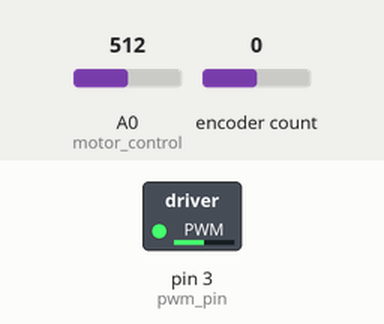
A program run on a simulated Teensy 4. Parts: switched loads named in the program (green lamp = pin HIGH). The test bench sets the inputs (shaded band); at power-on: encoder count 0, A0 (motor_control) = 512. Storage starts empty; what the program prints to the serial monitor is not drawn.

Above: at 1.2 s.
1.3 s: encoder count set to -1
At 1.6 s:
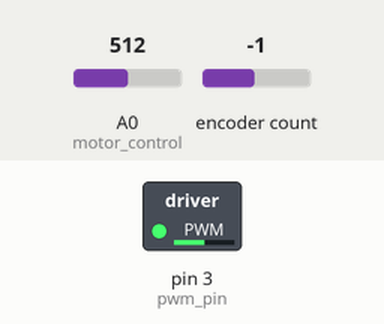
2.8 s: encoder count set to 3
At 3.2 s:
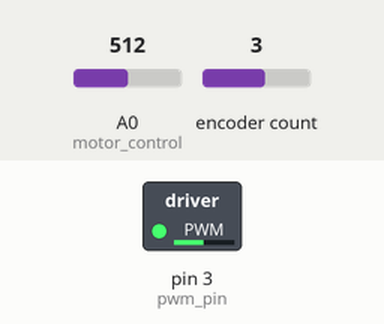
7.3 s: encoder count set to 4
At 8.7 s:
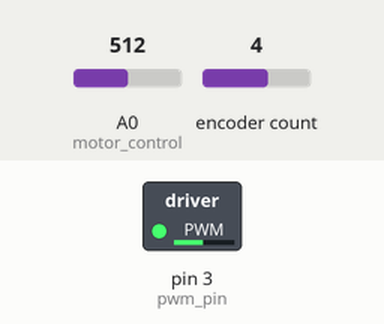
Timing chart, 0 to 9.8 s (numbered marks = the images above; inputs shaded):
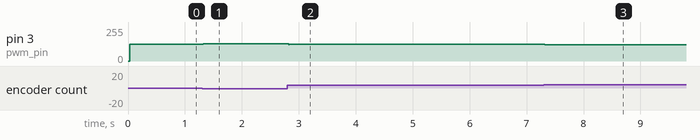

The program:

main.cpp
```cpp
#include <Arduino.h>
#include <Encoder.h>
#include <SD.h>
#include <SPI.h>

// Variables
File myFile;
int myVar1;
int myVar2;
int myVar3;
int myVar4;
int i = 0;
float a;
const int chipSelect = BUILTIN_SDCARD;
float current_timer;
float desired_pos;
float encoder_pulses;
float encoder_position;
float error_now;
float control_current;
float max_current = 3;
float duty_cycle;
boolean direction;
int direction_pin=1;
int pwm_pin=3;
float time1;
float previous_error_signal;
float previous_control_signal;
int ppr = 1273;
float pi =  3.14;
// float coeff1 = 0.8544;
// float coeff2 = 10.28;
// float coeff3 =  -9.845;
float coeff1 = 0.8544;
float coeff2 = 77.82;
float coeff3 =  -77.09;

int enable_pin=0;
float current_reading;

float x;


int counter = 1;
int counter2 = 1;
float modulation_signal;
float modified_frequency;
float modulation_frequency = 0.1;


// Create a union to easily convert float to byte
typedef union{
  float number;
  uint8_t bytes[4];
} FLOATUNION_t;

FLOATUNION_t myValue;
FLOATUNION_t myValue2;
FLOATUNION_t myValue3;
FLOATUNION_t myValue4;
Encoder enc_read(33, 34);

IntervalTimer myTimer;


void motor_control() {


current_timer = millis();                              //Measured Time in Milliseconds


    float fvalue = myFile.parseFloat();
    //Serial.print("Found float value ");
    a = fvalue;

desired_pos = a*PI/180;


encoder_pulses = enc_read.read();                      //Pulses measured

// Convert Pulses to Radins


encoder_position = encoder_pulses/(4*ppr);
encoder_position *= 2*pi;


// Calculate the Error

error_now = desired_pos - encoder_position;


// Calculate the Control Signal

control_current = coeff1*previous_control_signal +coeff2*error_now +  coeff3*previous_error_signal;


//  Saturation

if(control_current>=max_current){

  control_current = max_current;

}
else if(control_current <= -1*max_current){

  control_current = -max_current;

}

//  Direction control

if(control_current > 0){

    direction= 0;

  }
else{

  direction = 1;

}


// Compute Duty Cycle

//duty_cycle = (control_current+max_current)/(2*max_current);
duty_cycle = abs(control_current+max_current)/(2*max_current);
if(duty_cycle >= 0.9){

  duty_cycle = 0.9;
}
else if (duty_cycle <=0.1){
  duty_cycle = 0.1;
}
//digitalWrite(direction_pin,direction);


//Send the current and direction

analogWrite(pwm_pin,512*duty_cycle);

// Update the previous values

previous_error_signal = error_now;
previous_control_signal = control_current;


// Prinout
current_reading = analogRead(A0);
current_reading = map(current_reading,0,1023,-max_current,max_current);
//current_reading -= 1023;
//current_reading /= 1023;
//current_reading *= 2*max_current;
time1 = millis();
//Serial.println(a);

Serial.write('A');
   for (int i=0; i<4; i++){
    Serial.write(myValue.bytes[i]);
  }
     for (int i=0; i<4; i++){
    Serial.write(myValue2.bytes[i]);
  }

       for (int i=0; i<4; i++){
    Serial.write(myValue3.bytes[i]);
  }

         for (int i=0; i<4; i++){
    Serial.write(myValue4.bytes[i]);
  }
  // Print terminator
  Serial.print('\n');

}


void setup() {

  digitalWrite(enable_pin,1);
analogWriteResolution(9);
//analogWriteFrequency(pwm_pin,5000);
// Print Frequency
 Serial.begin(38400);
   while (!Serial) {
     // wait for serial port to connect.
  }


  Serial.print("Initializing SD card...");

  if (!SD.begin(chipSelect)) {
    Serial.println("initialization failed!");
    return;
  }
  Serial.println("initialization done.");

  myFile = SD.open("test.txt");
// Set pin modes
 /*
pinMode(direction_pin,OUTPUT);
pinMode(pwm_pin,OUTPUT);
pinMode(enable_pin,OUTPUT);

// Enable ESCON
digitalWrite(enable_pin,HIGH);
*/
// Start the 1khz control loop
myTimer.begin(motor_control, 1000);

}

void loop() {
  myValue3.number = desired_pos*180/pi;
myValue2.number = encoder_position*180/pi;
myValue.number = current_reading;
myValue4.number = time1/1000;
//  Serial.write('A');

//    for (int i=0; i<4; i++){
//     Serial.write(myValue.bytes[i]);
//   }
//   // Print terminator
//   Serial.print('\n');
//   delay(1);
}
```

Measured:
- after the input at 1.3 s, pin 3 (pwm_pin): 127/255 → 128/255 at once
- after the input at 2.8 s, pin 3 (pwm_pin): 128/255 → 124/255 at once
- after the input at 7.3 s, pin 3 (pwm_pin): 124/255 → 123/255 at once
